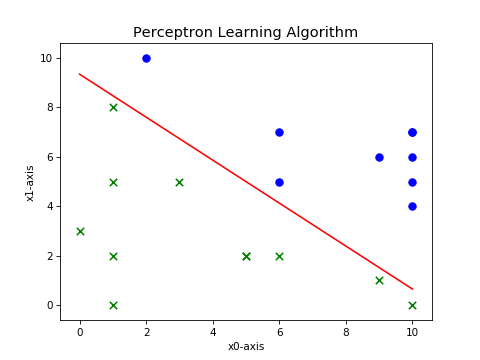

Source code (Python):
import numpy as np
import pandas as pd
import time
import matplotlib.pyplot as plt


# 1、导入数据集
def loaddata():
    data1 = pd.read_csv("data1.csv",header = None)
    samples = data1.iloc[:,:2].values
    labels = data1.iloc[:,2].values
    return samples, labels


# 训练感知机模型
class Perceptron:
    def __init__(self, x, y, a=1):
        self.x = x
        self.y = y
        self.w = np.zeros((x.shape[1], 1))  # 初始化权重，w1,w2均为0
        self.b = 0
        self.a = 0.1  # 学习率
        self.numsamples = self.x.shape[0]
        self.numfeatures = self.x.shape[1]

    def sign(self, w, b, x):
        y = np.dot(x, w) + b
        return int(y)

    def update(self, label_i, data_i):
        tmp = label_i * self.a * data_i
        tmp = tmp.reshape(self.w.shape)
        # 更新w和b
        self.w = tmp + self.w
        self.b = self.b + label_i * self.a

    def train(self):
        isFind = False
        num = 0
        while not isFind:
            count = 0
            for i in range(self.numsamples):
                tmpY = self.sign(self.w, self.b, self.x[i, :])
                if tmpY * self.y[i] <= 0:  # 如果是一个误分类实例点
                    print('第',num,'次迭代误分类点为：', self.x[i, :], '此时的w和b为：', self.w, self.b)
                    count += 1
                    num += 1
                    self.update(self.y[i], self.x[i, :])
            if count == 0:
                print( '最终训练得到的w和b为：', self.w, self.b)
                isFind = True
        return self.w, self.b


# 画图描绘
class Picture:
    def __init__(self, data, w, b,l):
        self.b = b
        self.w = w
        plt.figure(1)
        plt.title('Perceptron Learning Algorithm', size=14)
        plt.xlabel('x0-axis', size=10)
        plt.ylabel('x1-axis', size=10)

        xData = np.linspace(0, 10, 100)
        yData = self.expression(xData)
        plt.plot(xData, yData, color='r', label='sample data')
        for i in range(0,len(l)):
            if (l[i]>0):
                plt.scatter(data[i][0], data[i][1],color='b', s=50)
            else:
                plt.scatter(data[i][0], data[i][1],color='g', s=50, marker='x')
        plt.savefig('PLA.png', dpi=75)

    def expression(self, x):
        y = (-self.b - self.w[0] * x) / self.w[1]  # 注意在此，把x0，x1当做两个坐标轴，把x1当做自变量，x2为因变量
        return y

    def Show(self):
        plt.show()


if __name__ == '__main__':
    start = time.time()
    samples, labels = loaddata()
    myperceptron = Perceptron(x=samples, y=labels)
    weights, bias = myperceptron.train()
    Picture = Picture(samples, weights, bias,labels)
    Picture.Show()
    costtime = time.time() - start
    print("Time used:", costtime)